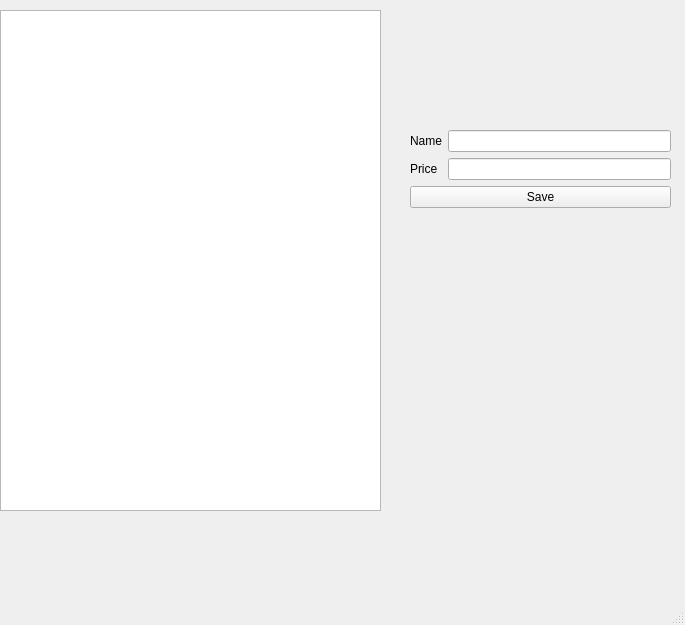
<?xml version="1.0" encoding="UTF-8"?>
<ui version="4.0">
 <class>MainWindow</class>
 <widget class="QMainWindow" name="MainWindow">
  <property name="geometry">
   <rect>
    <x>0</x>
    <y>0</y>
    <width>685</width>
    <height>625</height>
   </rect>
  </property>
  <property name="windowTitle">
   <string>MainWindow</string>
  </property>
  <widget class="QWidget" name="centralwidget">
   <widget class="QTableWidget" name="tableProducts">
    <property name="geometry">
     <rect>
      <x>0</x>
      <y>10</y>
      <width>381</width>
      <height>501</height>
     </rect>
    </property>
    <property name="rowCount">
     <number>0</number>
    </property>
   </widget>
   <widget class="QWidget" name="formLayoutWidget">
    <property name="geometry">
     <rect>
      <x>410</x>
      <y>130</y>
      <width>261</width>
      <height>191</height>
     </rect>
    </property>
    <layout class="QFormLayout" name="formLayout">
     <item row="0" column="0">
      <widget class="QLabel" name="lbl_name">
       <property name="text">
        <string>Name</string>
       </property>
      </widget>
     </item>
     <item row="3" column="0" colspan="2">
      <widget class="QPushButton" name="btn_save">
       <property name="text">
        <string>Save</string>
       </property>
      </widget>
     </item>
     <item row="0" column="1">
      <widget class="QLineEdit" name="txt_name"/>
     </item>
     <item row="1" column="1">
      <widget class="QLineEdit" name="txt_price"/>
     </item>
     <item row="1" column="0">
      <widget class="QLabel" name="lbl_price">
       <property name="text">
        <string>Price</string>
       </property>
      </widget>
     </item>
    </layout>
   </widget>
  </widget>
  <widget class="QMenuBar" name="menubar">
   <property name="geometry">
    <rect>
     <x>0</x>
     <y>0</y>
     <width>685</width>
     <height>26</height>
    </rect>
   </property>
  </widget>
  <widget class="QStatusBar" name="statusbar"/>
 </widget>
 <resources/>
 <connections/>
</ui>
